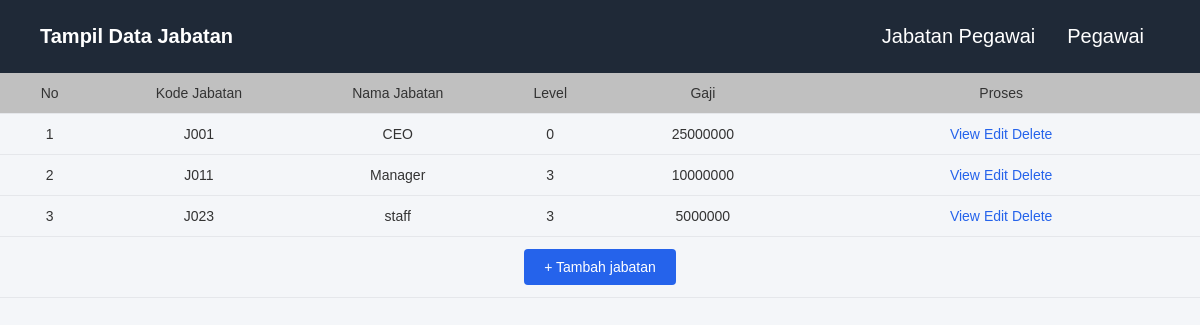
Page /jabatan/jabatan.php on the committed database.
### tables this page shows
CREATE TABLE `jabatan` (
  `kodejabatan` varchar(5) NOT NULL,
  `namajabatan` text DEFAULT NULL,
  `level` varchar(5) DEFAULT NULL,
  `gaji` int(11) DEFAULT NULL
);

### jabatan/jabatan.php (the view, shortened to what this page needs)
<html>
<head>
</head>
<body>
    <center>
            <nav class="navbar">
                <div class="navbar-title">Tampil Data Jabatan</div>
                <ul>
                 <li><a href="../jabatanpegawai/jabatanpegawai.php">Jabatan Pegawai</a></li>
                 <li><a href="../index.php">Pegawai</a></li>
                </ul>
            </nav>
            <table  >
                <tr bgcolor=silver>
                    <td width=50><center>No</center></td>
                    <td width=100><center>Kode Jabatan</center></td>
                    <td width=100><center>Nama Jabatan</center></td>
                    <td width=50><center>Level</center></td>
                    <td width=100><center>Gaji </center></td>
                    <td width=200><center>Proses</center></td>
                </tr>
                <?php
                require("../config/database.php");
                $sql = "SELECT * FROM jabatan";
                $hasil = mysqli_query($koneksi, $sql);
                $n = 1;
                while ($row = mysqli_fetch_row($hasil)) {
                    list($kodejabatan, $namajabatan, $level, $gaji) = $row;
                    echo "<tr>
                        <td>$n</td>
                        <td>$kodejabatan</td>
                        <td>$namajabatan</td>
                        <td>$level</td>
                        <td>$gaji</td>
                        <td align=center>
                            <a href='jabatan_view.php?kodejabatan=$kodejabatan'>View</a>
                            <a href='jabatan_edit.php?kodejabatan=$kodejabatan'>Edit</a>
                            <a href='jabatan_hapus.php?kodejabatan=$kodejabatan' onclick=\"return confirm('Apakah Anda Yakin?')\">Delete</a>
                        </td>
                    </tr>";
                    $n++;
                }
                ?>
               <tr> <td align="center" colspan="8">
                    <a href="jabatan_tambah.php" class="btn-add"> + Tambah jabatan</a>
                </td></tr>
            </table>
    </center>
</body>
</html>

### jabatan/jabatan.php (style rules this page uses)
td { padding: 12px 10px; border-bottom: 1px solid #e5e7eb; font-size: 14px; text-align: center; }
table { width: 100%; border-collapse: collapse; min-width: 950px; }
* { box-sizing: border-box; }
body { margin: 0; font-family: Arial, sans-serif; background: #f4f6f9; color: #333; }
.navbar { background: #1f2937; overflow: hidden; display: flex; align-items: center; justify-content: space-between; padding: 0 40px; min-height: 70px; box-shadow: 0 2px 8px rgba(0, 0, 0, 0.15); }
.navbar-title { font-size: 20px; color: #fff; font-weight: bold; }
.navbar ul { list-style-type: none; margin: 0; padding: 0; display: flex; text-decoration: none; }
.navbar ul li a { display: block; color: white; padding: 25px 16px; text-decoration: none; font-size: 20px; transition: 0.3s; }
.btn-add { display: inline-block; padding: 10px 20px; background-color: #2563eb; color: white; text-decoration: none; border-radius: 4px; transition: background-color 0.3s; }
a { text-decoration: none; color: #2563eb; }

### rows in the picture
jabatan: kodejabatan "J001", namajabatan "CEO", level "0", gaji "25000000"
jabatan: kodejabatan "J011", namajabatan "Manager", level "3", gaji "10000000"
jabatan: kodejabatan "J023", namajabatan "staff", level "3", gaji "5000000"
